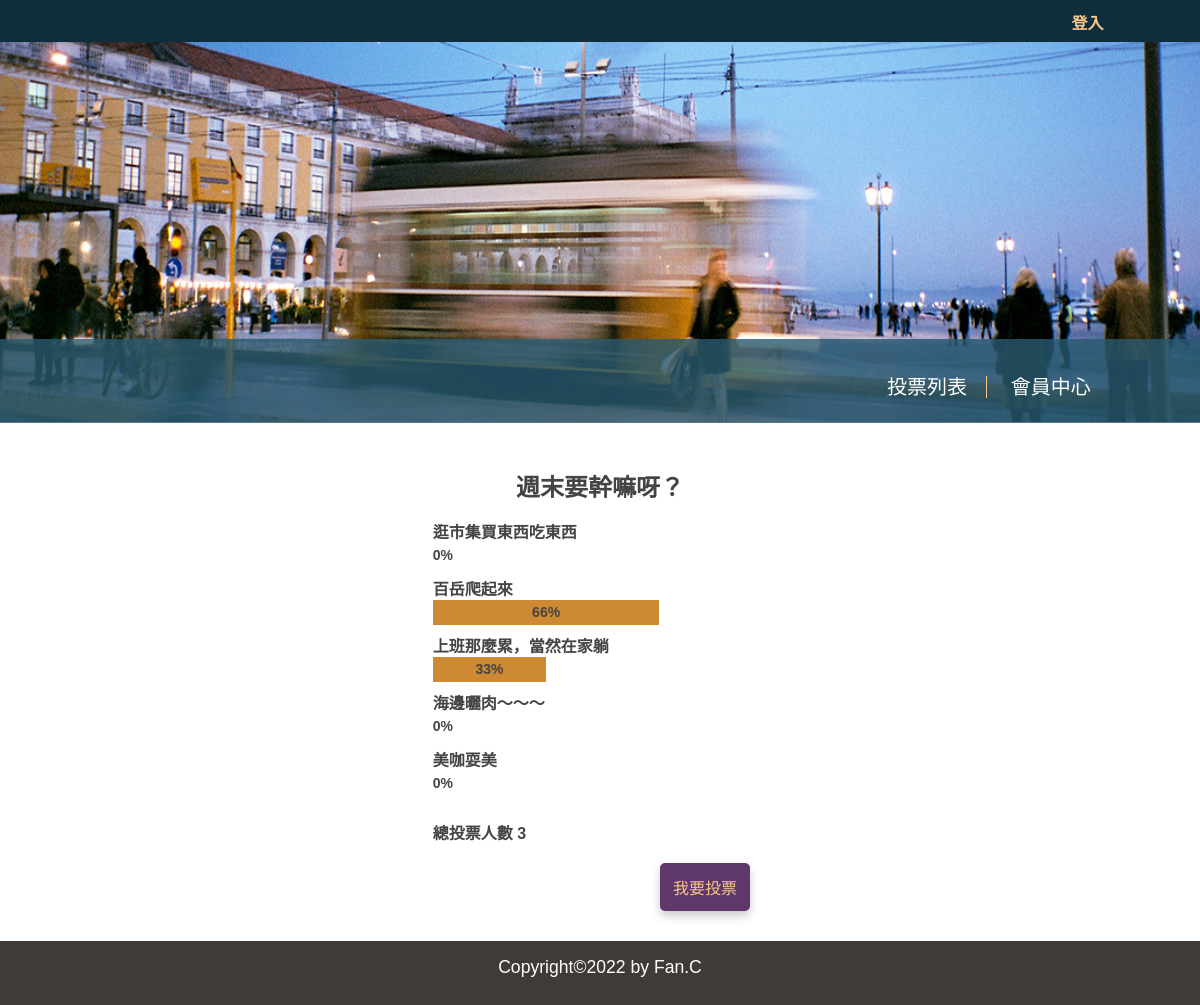
/?do=vote_result&id=2, run on the app's committed database.
### tables this page shows
CREATE TABLE `subjects` (
  `id` int(11) UNSIGNED NOT NULL COMMENT '序號',
  `subject` varchar(128) NOT NULL COMMENT '主題描述',
  `type_id` int(11) UNSIGNED NOT NULL,
  `multiple` tinyint(1) NOT NULL DEFAULT 0 COMMENT '單/複選',
  `multi_limit` tinyint(2) NOT NULL DEFAULT 1 COMMENT '單/複選項目數',
  `start` date NOT NULL,
  `end` date NOT NULL,
  `total` int(11) UNSIGNED NOT NULL DEFAULT 0
);

CREATE TABLE `options` (
  `id` int(11) UNSIGNED NOT NULL COMMENT '序號',
  `option` varchar(128) NOT NULL COMMENT '選項描述',
  `subject_id` int(11) UNSIGNED NOT NULL,
  `total` int(11) UNSIGNED NOT NULL DEFAULT 0
);

### api/base.php (called while the page is built, shortened)
<?php
function pdo()
{
    $dsn = "mysql:host=localhost;charset=utf8;dbname=vote";
    return new PDO($dsn, 'root', '');
}
function all($table, ...$arg)
{
    $pdo = pdo();
    $sql = "SELECT * FROM $table ";
    switch (count($arg)) {
        case 1:
            if (is_array($arg[0]) && !empty($arg[0])) {
                foreach ($arg[0] as $key => $value) {
                    $tmp[] = "`$key`='$value'";
                }
                $sql .= " WHERE " . implode(" AND ", $tmp);
            } else if (empty($arg[0])) {
            } else {
                $sql .= $arg[0];
            }
            break;
    }
    return $pdo->query($sql)->fetchAll(PDO::FETCH_ASSOC);
}
function find($table, $arg)
{
    $pdo = pdo();
    $sql = "SELECT * FROM $table WHERE ";
    if (is_array($arg)) {
        foreach ($arg as $key => $value) {
            $tmp[] = "`$key`='$value'";
        }
        $sql .= implode(" AND ", $tmp);
    } else {
        $sql .= " `id`='$arg'";
    }
    return $pdo->query($sql)->fetch(PDO::FETCH_ASSOC);
}

### front/vote_result.php (the view, shortened to what this page needs)
<?php
$subject = find("subjects", $_GET['id']);
$opts = all("options", ['subject_id' => $_GET['id']]);
?>
<!DOCTYPE html>
<html lang="en">
<head>
</head>
<body>
    <div class="result-box">
        <div class="subject">
            <h2 class="text-center"><?= $subject['subject']; ?></h2>
        </div>
        <div style="margin: 0.5rem 0.1rem 0.5rem 0.8rem;">
            <?php
            foreach ($opts as $opt) {
                $total = ($subject['total'] == 0) ? 1 : $subject['total'];
                $rate = $opt['total'] / $total;
            ?>
                <div class="opt-box">
                    <label class="opt-text"><?= $opt['option']; ?></label>
                    <div class="text-center opt-bar" style="width:<?= 340 * $rate; ?>px">
                        <?= floor(($rate * 100)) . "%"; ?></div>
                </div>
            <?php
            }
            ?>
            <div class="total">
                <label>總投票人數</label>
                <span class="total">
                    <?= $subject['total']; ?>
                </span>
            </div>
        </div>
        <div class="btn">
            <?php
            if ((strtotime("now")) > (strtotime($subject['end']))) {
            ?>
                <button class="govote" onclick="location.href='../vote/index.php' "style="background-color: #bd3d3a; color: white;">投票過期</button>
            <?php
            } elseif (isset($_SESSION['acc'])) {
            ?>
                <button class="govote" onclick="location.href='?do=vote&id=<?= $subject['id']; ?>'">我要投票</button>
            <?php
            } else {
            ?>
                <button class="govote" onclick="location.href='../vote/login/login.php'">我要投票</button>
            <?php
            }
            ?>
        </div>
    </div>
</body>
</html>

### css/basic.css (style rules this page uses)
* { margin: 0; padding: 0; list-style-type: none; box-sizing: border-box; font-family: Arial, Helvetica, sans-serif; }
html, body { height: 100%; margin: 0; }
body { display: flex; flex-direction: column; }
.text-center { text-align: center; }

### css/index.css (style rules this page uses)
.opt-text { font-weight: bold; }

### front/vote_result.php (style rules this page uses)
.result-box { width: 360px; padding: 2% 0 0; margin: auto; }
h2 { text-align: center; color: #444; margin-bottom: 1rem; }
.result-box div { color: #444; font-weight: bold; }
.opt-box { margin: .5rem 0; }
.opt-bar { padding: .26rem 0; height: 25px; background: #ce8933; font-size: 14px; }
.total { margin: 1.5rem 0 .5rem 0; }
.govote { outline: 0; background: #5f386b; width: 25%; border: 0; padding: 12px; color: #f9c78b; font-size: 16px; cursor: pointer; box-shadow: 0 5px 10px #ccc; border-radius: 5px; margin: 0.7rem 0.5rem 0.4rem 15rem; }

### data on the page
subjects: subject "週末要幹嘛呀？", total "3"
options: option "逛市集買東西吃東西", floor(($rate*100)) "0"
options: option "百岳爬起來", floor(($rate*100)) "66"
options: option "上班那麼累，當然在家躺", floor(($rate*100)) "33"
options: option "海邊曬肉～～～", floor(($rate*100)) "0"
options: option "美咖耍美", floor(($rate*100)) "0"
